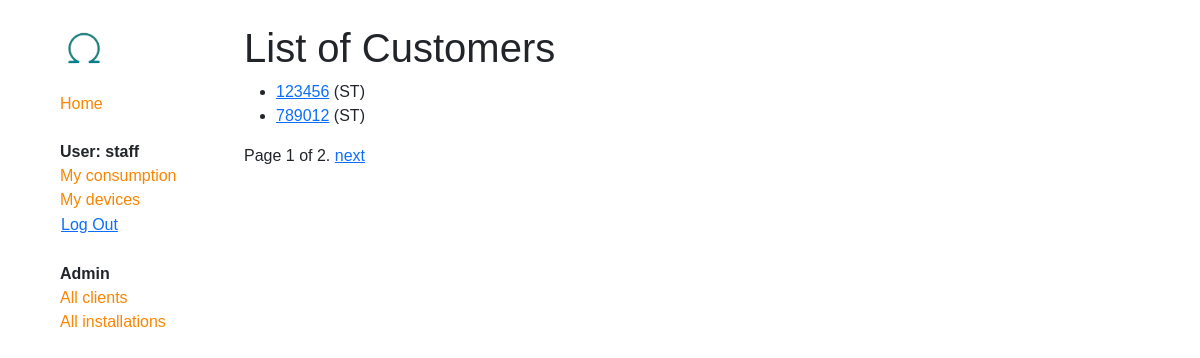
/ohmtimize/clients/ (signed in), run on the app's committed database.
### ohmtimize/models.py (models this page shows, shortened)
class Client(models.Model):
    STARTER = "ST"
    ADVANCED = "AD"
    MEMBER_TYPES = [
        (STARTER, "Starter"),
        (ADVANCED, "Advanced"),
    ]
    customerNumber = models.CharField(
        max_length=200,
        unique=True,
        help_text='Enter customer number'
    )
    memberType = models.CharField(max_length=2, choices=MEMBER_TYPES, default=STARTER, help_text='Enter member type')
    def get_absolute_url(self):
        return reverse('client-detail', args=[str(self.id)])

### ohmtimize/views.py (the view)
# urls.py: path('clients/', views.ClientsListView.as_view(), name='clients'),
class ClientsListView(generic.ListView):
    model = Client
    paginate_by = 2
    context_object_name = 'client_list'
    queryset = Client.objects.all()
    def dispatch(self, request, *args, **kwargs):
        if not request.user.is_staff:
            return redirect('login')
        return super().dispatch(request, *args, **kwargs)

### ohmtimize/templates/ohmtimize/client_list.html
{% extends "base_generic.html" %}
{% block content %}
  <h1>List of Customers</h1>
  {% if client_list %}
    <ul>
      {% for client in client_list %}
      <li>
        <a href="{{ client.get_absolute_url }}">{{ client.customerNumber }}</a>
        ({{client.memberType}})
      </li>
      {% endfor %}
    </ul>
  {% else %}
    <p>There are no clients in the database.</p>
  {% endif %}
{% endblock %}

### ohmtimize/templates/base_generic.html (shortened to what this page needs)
<!DOCTYPE html>
<html lang="en">
  <head>
    <link href="https://cdn.jsdelivr.net/npm/bootstrap@5.3.3/dist/css/bootstrap.min.css"
      rel="stylesheet"
>
    {% load static %}
    <link rel="stylesheet" href="{% static 'css/styles.css' %}" />
  </head>
  <body>
    <div class="container-fluid">
      <div class="row">
        <div class="col-sm-2">
          <img src="{% static 'images/logo.png' %}" alt="Logo Ohmtimize" style="width:30%; margin-left: auto; margin-right: auto;" />
          {% block sidebar %}
            <ul class="sidebar-nav">
              <li><a href="{% url 'index' %}">Home</a></li>
              <br>
              {% if user.is_authenticated %}
              <li>User: {{ user.get_username }}</li>
              <li><a href="{% url 'myconsumption' %}">My consumption</a></li>
              <li><a href="{% url 'mydevices' %}">My devices</a></li>
              <li>
                <form id="logout-form" method="post" action="{% url 'logout' %}">
                  <button type="submit" class="btn btn-link">Log Out</button>
                </form>
              </li>
              {% else %}
              <li><a href="{% url 'login' %}?next={{ request.path }}">Log In</a></li>
              <li><a href="{% url 'signup' %}">Sign Up</a></li>
              {% endif %}
              <br>
              <li>
                Admin
                <li><a href="{% url 'clients' %}">All clients</a></li>
                <li><a href="{% url 'installations' %}">All installations</a></li>
              </li>
            </ul>
          {% endblock %}
        </div>
        <div class="col-sm-10 ">{% block content %}{% endblock %}
          {% block pagination %}
          {% if is_paginated %}
          <div class="pagination">
              <span class="page-links">
                  <span class="page-current">
                      Page {{ page_obj.number }} of {{ page_obj.paginator.num_pages }}.
                  </span>
                  {% if page_obj.has_next %}
                      <a href="{{ request.path }}?page={{ page_obj.next_page_number }}">next</a>
                  {% endif %}
              </span>
            </div>
          </div>
          {% endif %}
          {% endblock %}
      </div>
    </div>
  </body>
</html>

### ohmtimize/static/css/styles.css (style rules this page uses)
body { font-family: 'Gotham', sans-serif; margin: 2% 4%; }
.sidebar-nav { margin-top: 20px; padding: 0; list-style: none; }
.sidebar-nav li { font-weight: bold; }
.sidebar-nav a { text-decoration: none; color: #fb8500; font-weight: 500; }
#logout-form { display: inline; }
#logout-form button { padding: 0; margin: 0; }

### data on the page
Client: customerNumber "123456", memberType "ST"
Client: customerNumber "789012", memberType "ST"

### other printed values
{{ user.get_username }} "staff"
{{ page_obj.number }} "1"
{{ page_obj.paginator.num_pages }} "2"
